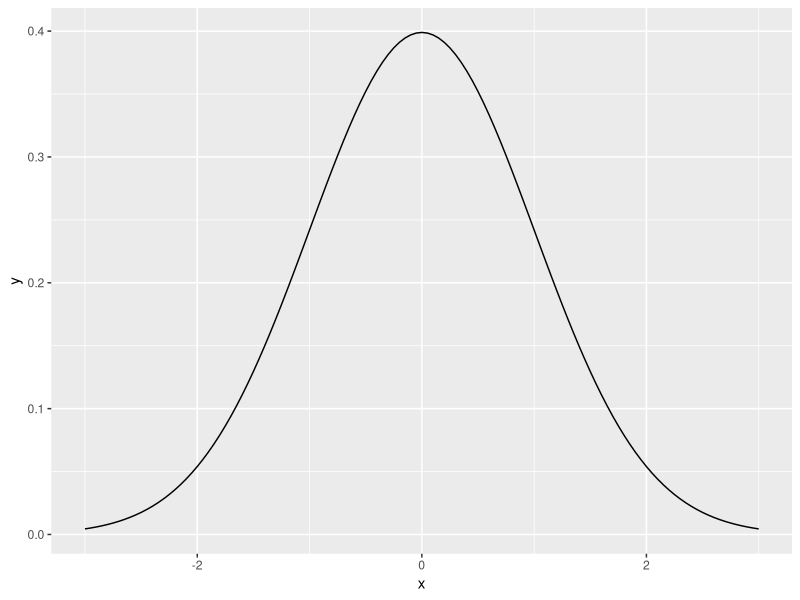
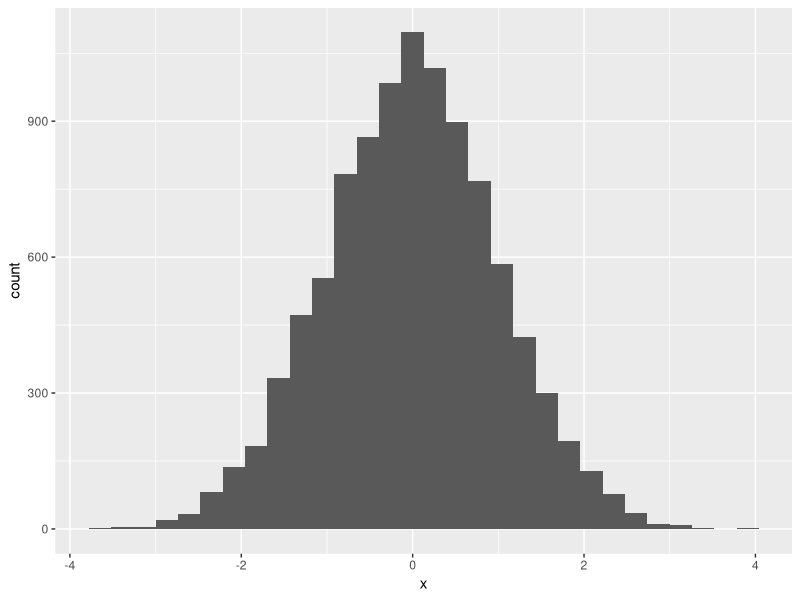
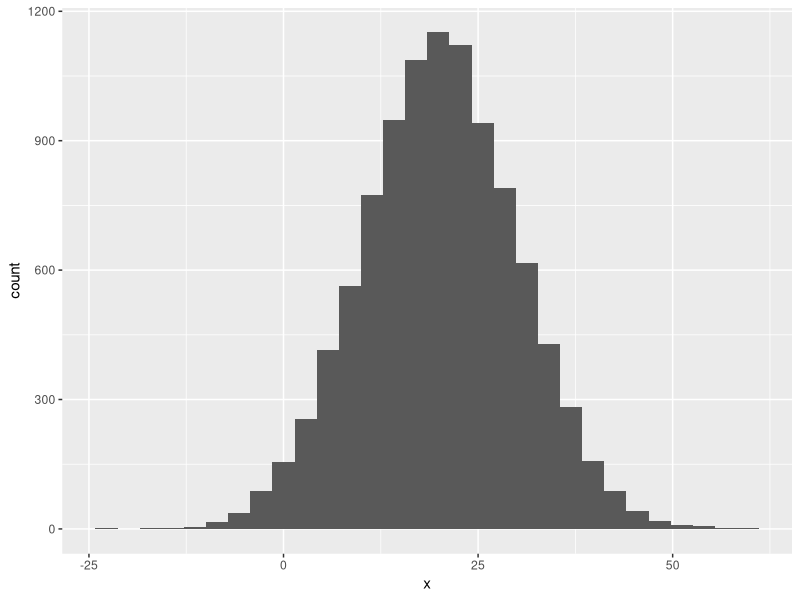
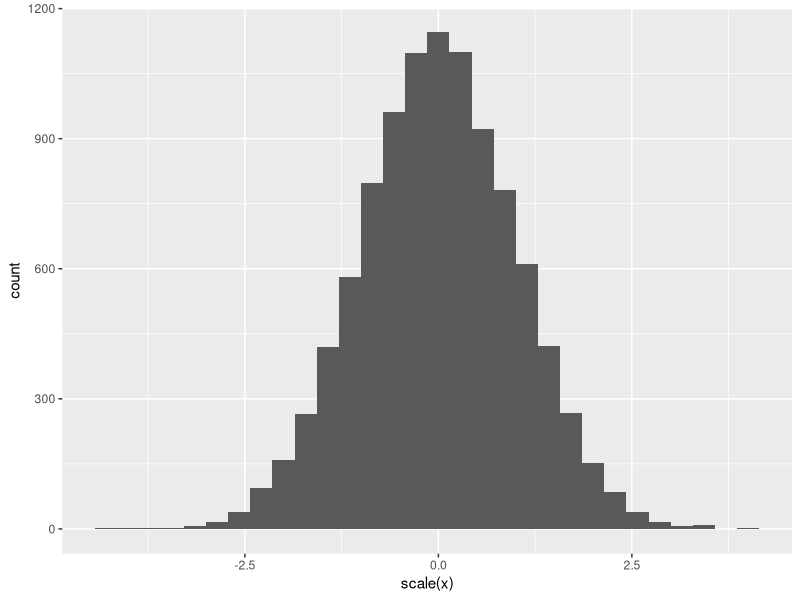

Here is the R script that generated these plots, in order: (Note: a time limit stopped this script after it produced the figures.)
## ---- chunk 1
make.newcol <- function(data){
  HITS <- ifelse(data$correct_response=="0" & data$ACC==1,1,0)
  FA <- ifelse(data$correct_response=="0" & data$ACC==0,1,0)
  m <- ifelse(data$correct_response=="1" & data$ACC==0,1,0)
  cr <- ifelse(data$correct_response=="1" & data$ACC==1,1,0)
  data <- cbind(data, HITS, FA, m, cr) 
}

# attempt 1.  Use brackets and put quotes around arguments in function
ax <- read.csv("ax_AL.csv")
make.newcol <- function(data, x, x2){
  HITS <- ifelse(data[,x]=="0" & data[,x2]==1,1,0)
  FA <- ifelse(data[,x]=="0" & data[,x2]==0,1,0)
  m <- ifelse(data[,x]=="1" & data[,x2]==0,1,0)
  cr <- ifelse(data[,x]=="1" & data[,x2]==1,1,0)
  data <- cbind(data, HITS, FA, m, cr) 
}
ax <- make.newcol(ax, "correct_response", "ACC")
summary(ax)

# get() and filtering.  Could use to filter by correct responses, etc. 
# doesn't work
miris <- iris
myfunc <- function(data, colname) {
  output <- filter(data,colname == "setosa")
  output
}

myfunc(miris, "Species")

# use brackets to make it work
myfunc <- function(data, colname) {
  output <- filter(data,data[,colname] == "setosa")
  output
}
miris.setosa <- myfunc(miris, "Species")
summary(miris.setosa)
## ---- chunk 2
# ?Distributions

norm.d <- data.frame(x = seq(-3, 3, .05))
norm.d$y <- dnorm(norm.d$x)
library(ggplot2)
ggplot(norm.d, aes(x, y)) + geom_line()
2*(1 - pnorm(1.96))  # get p-value for some test statistic
qnorm(.975)          # get critical value for some p

norm.data <- data.frame(x = rnorm(10000))
head(norm.data)
ggplot(norm.data, aes(x)) + geom_histogram()

norm.data2 <- data.frame(x = rnorm(10000, mean = 20, sd = 10))
head(norm.data2)
ggplot(norm.data2, aes(x)) + geom_histogram()
ggplot(norm.data2, aes(scale(x))) + geom_histogram() # the defaults for `scale()` normalize the vector

## ---- chunk 3
library(MASS)

# n = number of rows, matrix is the correlation matrix
cor.data <- mvrnorm(n = 100, mu = c(0, 0), Sigma = matrix(c(1, .5, .5, 1), nrow = 2))
matrix(c(1, .5, .5, 1), nrow = 2)


# simulate 2 DV, not sure which is best, and 2 conditions (A, B).  They kindof correlate with one another. Could take the mean of them.  DO 3 t.tests  (dv1, dv2, and mean of dvs)
simA <- function(k = 20, n.cond = 2) {
  dvs <- mvrnorm(n = k*n.cond, mu = c(0,0), Sigma = matrix(c(1, .5, .5, 1), nrow = 2))
  this.data <- cbind(data.frame(condition = c(rep("A", k), rep("B", k))), dvs)
  colnames(this.data) <- c("condition", "DV1", "DV2")
  this.data$DV12 <- apply(this.data[, c("DV1", "DV2")], 1, mean)

  t1.p <- t.test(DV1 ~ condition, this.data)$p.value
  t2.p <- t.test(DV2 ~ condition, this.data)$p.value
  t3.p <- t.test(DV12 ~ condition, this.data)$p.value
  return(c(t1.p, t2.p, t3.p))
}
simA  

#replicate simA 1000 times
# system.time() tells you how long something took
system.time(sims <- replicate(1000, simA()))

sim.results <- data.frame(t1 = rep(NA, 10000), t2 = NA, t3 = NA)
# sim.results <- data.frame(t1 = NA, t2 = NA, t3= NA)  # slower
system.time(for(i in 1:1000) {
  sim.run <- simA()
  sim.results[i, ] <- sim.run
})

sims <- t(sims)
# get the false positive (p< .05) rate in the data which has no relationship  
sims.df <- as.data.frame(sims)
nrow(sims.df[sims.df$V1 < .05, ])/nrow(sims.df)
nrow(sims.df[sims.df$V2 < .05, ])/nrow(sims.df)
nrow(sims.df[sims.df$V3 < .05, ])/nrow(sims.df)
sims.df$sig <- apply(sims.df, 1, function(x) any(x < .05))
nrow(sims.df[sims.df$sig, ])/nrow(sims.df)
  
simB <- function(k = 20, k.plus = 10) {
  dvs <- mvrnorm(n = (k+k.plus)*2, mu = c(0,0), Sigma = matrix(c(1, .5, .5, 1), nrow = 2))
  this.data <- cbind(data.frame(condition = c(rep("A", k+k.plus), rep("B", k+k.plus)), dataset = c(rep("base", k), rep("extra", k.plus), rep("base", k), rep("extra", k.plus))), dvs)
  colnames(this.data) <- c("condition", "dataset", "DV1", "DV2")
  this.data$DV12 <- apply(this.data[, c("DV1", "DV2")], 1, mean)

  t1base.p <- t.test(DV1 ~ condition, this.data[this.data$dataset == "base", ])$p.value
  t1extra.p <- t.test(DV1 ~ condition, this.data)$p.value
  t2base.p <- t.test(DV2 ~ condition, this.data[this.data$dataset == "base", ])$p.value
  t2extra.p <- t.test(DV2 ~ condition, this.data)$p.value
  t12base.p <- t.test(DV12 ~ condition, this.data[this.data$dataset == "base", ])$p.value
  t12extra.p <- t.test(DV12 ~ condition, this.data)$p.value
  return(c(t1base.p, t1extra.p, t2base.p, t2extra.p, t12base.p, t12extra.p))
}
  
system.time(sims <- replicate(15000, simB()))
  
sims <- t(sims)
  
sims.df <- as.data.frame(sims)
nrow(sims.df[sims.df$V1 < .05, ])/nrow(sims.df)
nrow(sims.df[sims.df$V2 < .05, ])/nrow(sims.df)
nrow(sims.df[sims.df$V3 < .05, ])/nrow(sims.df)
sims.df$sigB1 <- apply(sims.df[, 1:2], 1, function(x) any(x < .05))
nrow(sims.df[sims.df$sigB1, ])/nrow(sims.df)
sims.df$sigB1 <- apply(sims.df[, 1:6], 1, function(x) any(x < .05))
nrow(sims.df[sims.df$sigB1, ])/nrow(sims.df)

## ---- chunk 4
mysleep <- sleep
sleep.lm <- lm(extra ~ group, data = mysleep)
summary(sleep.lm)
anova(sleep.lm)
t.test(extra ~ group, data = mysleep, var.equal = TRUE)

sleep.sims <- simulate(sleep.lm, 10000)

for(i in 1:ncol(sleep.sims)) {
    
}
